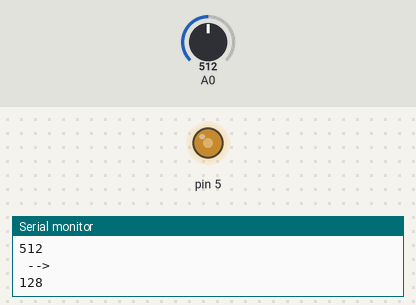
Simulated run of this sketch. Board: Arduino Uno, built with avr-gcc and run on an emulated ATmega328P. Parts: output pins drawn as LEDs (lit = HIGH), the last lines printed to the serial monitor. The test bench sets the inputs (shaded band); at power-on: A0 = 512.

Above: at 1.2 s.
1.3 s: A0 set to 614
At 2.3 s:
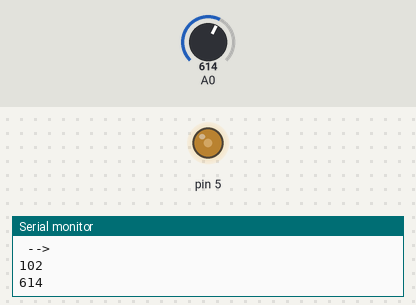
2.8 s: A0 set to 639
At 3.6 s:
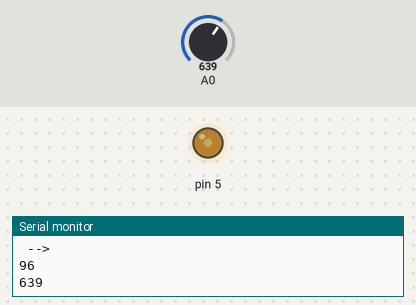
5.8 s: A0 set to 986
At 6.9 s:
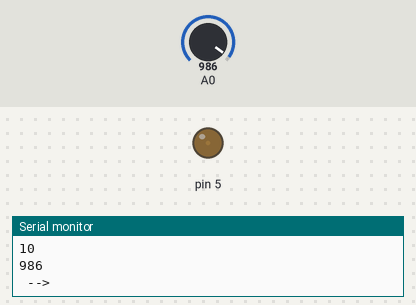
7.3 s: A0 set to 1012
At 7.9 s:
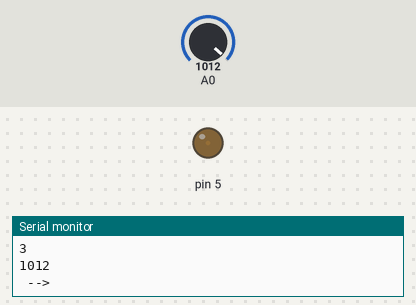
8.8 s: A0 set to 1023
At 10.0 s:
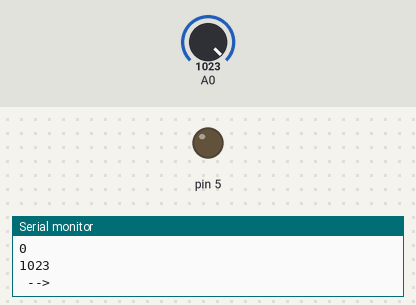
10.3 s: A0 set to 511
At 11.3 s:
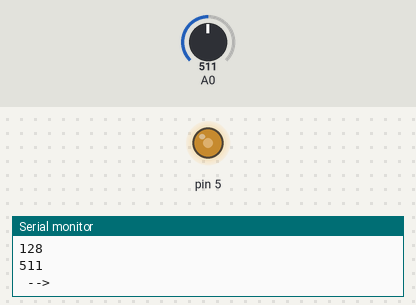
Timing chart, 0 to 12.8 s (numbered marks = the images above; inputs shaded):
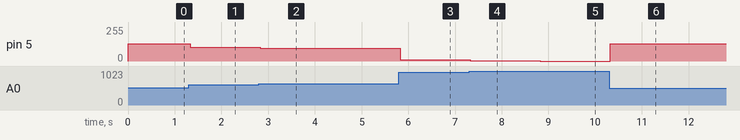

Measured:
- after the input at 1.3 s, pin 5: 128/255 → 102/255 at once
- after the input at 2.8 s, pin 5: 102/255 → 96/255 at once
- after the input at 5.8 s, pin 5: 96/255 → 10/255 at once
- after the input at 7.3 s, pin 5: 10/255 → 3/255 at once
- after the input at 8.8 s, pin 5: 3/255 → 0/255 at once
- after the input at 10.3 s, pin 5: 0/255 → 128/255 at once

The sketch:

ligthController.ino
```cpp
int leituraLuz;

void setup(){
  Serial.begin(9600);
  pinMode(5,OUTPUT);
}

void loop(){
  leituraLuz = analogRead(A0);
  int controleLed = map(leituraLuz, 0,1023,255,0);
  if(controleLed < 0){
    controleLed = 0;
  }
  else if(controleLed > 255){
    controleLed = 255;
  }
  Serial.println(leituraLuz);
  Serial.println(" --> ");
  Serial.println(controleLed);
  analogWrite(5,controleLed);

}
```
